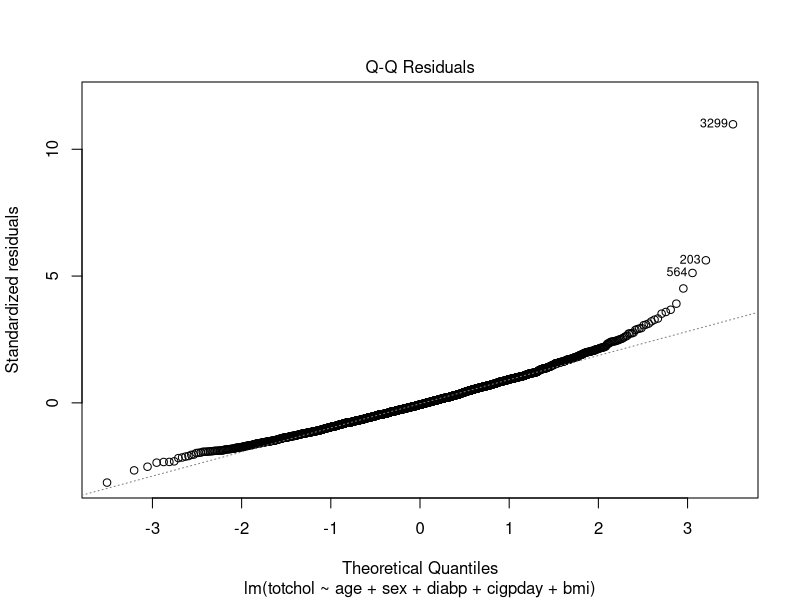
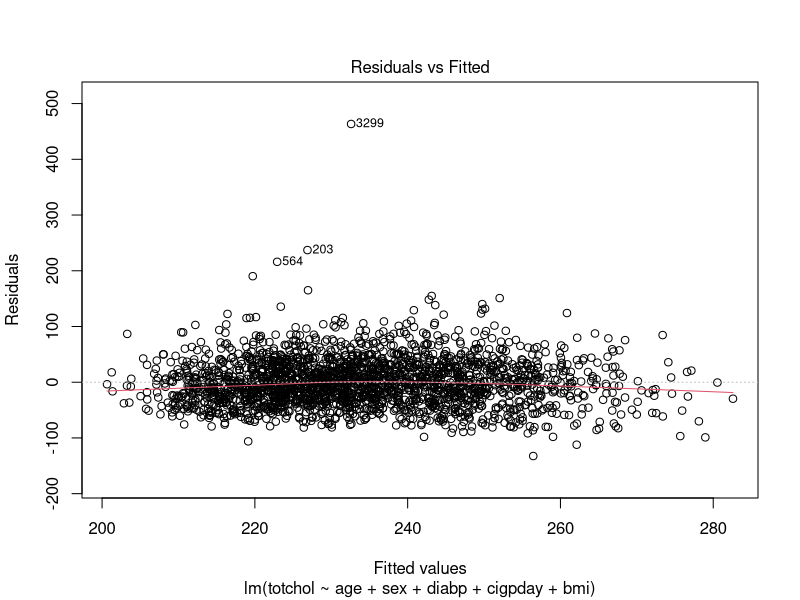

Here is the R script that generated these plots, in order:
#------------------------#
#   BST210 LAB 06        #
# October 10-11, 2019    #
#------------------------#

# Loading packages
library(foreign)
library(rms)
library(sandwich)

# Reading in the Framingham data
framingham <- read.dta(file="framingham.dta")
framingham <- framingham[complete.cases(framingham), ]

#-------------------------
# Testing Hypotheses
#-------------------------

# Fitting regression model 1
lm.1 <- lm(totchol ~ age + sex + diabp + cigpday + bmi, data=framingham)
summary(lm.1)

# Performing an F-test (testing all betas = 0)
mean.mod <- lm(totchol ~ 1, data=framingham); summary(mean.mod)
anova(mean.mod, lm.1)

# Performing an F-test (testing beta_bmi equal to 0)
lm.2 <- lm(totchol ~ age + sex + diabp + cigpday, data=framingham); summary(lm.2)
anova(lm.2, lm.1)

# Making a cubic spline of bmi with 4 knots
lm.3 <- lm(totchol ~ age + sex + diabp + cigpday + bmi + rcs(bmi), data=framingham)
summary(lm.3)

# Performing an F-test (testing whether the slopes of the spline terms are equal to 0)
anova(lm.1, lm.3)

#-------------------------
# Robust Variances
#-------------------------

# Creating residual plots for Model 1
plot(lm.1, 2) # qqplot
plot(lm.1, 1) # residuals vs. fitted values

# Getting the entire variance-covariance matrix using robust variance estimation
sandwich.vcov <- vcovHC(lm.1, type="HC")
sandwich.vcov

# Finding the robust standard errors for each covariate
sandwich.se <- diag(sandwich.vcov)^(0.5)
sandwich.se

#-------------------------
# Introduction to Logistic Regression
#-------------------------

# Reading in the smoker.dta file
lab6 <- read.dta("smoker.dta")
View(lab6)

# Creating a contingency table for the relationship between student smoking and parental smoking
#   If we had unique observations for every individual, we could also use the command table()
xtabs(freq~psmoke+ssmoke, data=lab6)
table(framingham$sex, framingham$cvd)

# Fitting the logistic regression
#   The family="binomial" option tells R we're working with binary data. This is an important
#   option that you need to include in order to get the correct answer!
lm.4 <- glm(ssmoke ~ psmoke, family="binomial", weights=freq, data=lab6)
summary(lm.4)

lm.4.wrong <- glm(ssmoke ~ psmoke, data = lab6)
summary(lm.4.wrong)
